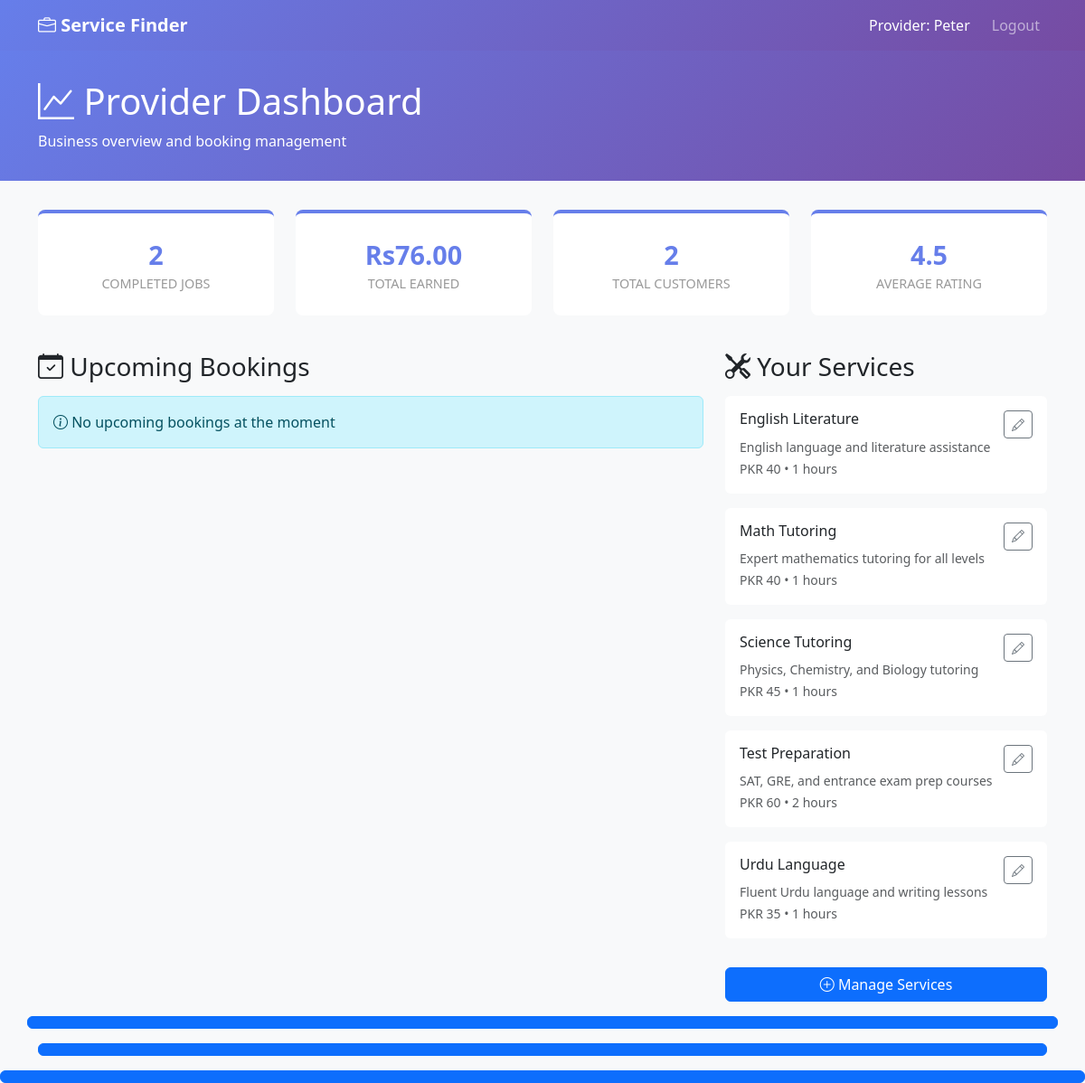
The app's page /provider-dashboard.php (signed in) with its own data.
### tables this page shows
CREATE TABLE services (
    service_id INT PRIMARY KEY AUTO_INCREMENT,
    provider_id INT NOT NULL,
    service_name VARCHAR(150) NOT NULL,
    service_description TEXT,
    category_id INT NOT NULL,
    price DECIMAL(10, 2),
    duration_hours INT,
    is_available BOOLEAN DEFAULT TRUE,
    service_image VARCHAR(255),
    created_at TIMESTAMP DEFAULT CURRENT_TIMESTAMP,
    updated_at TIMESTAMP DEFAULT CURRENT_TIMESTAMP ON UPDATE CURRENT_TIMESTAMP,
    FOREIGN KEY (provider_id) REFERENCES service_providers(provider_id) ON DELETE CASCADE,
    FOREIGN KEY (category_id) REFERENCES service_categories(category_id),
    INDEX idx_provider (provider_id),
    INDEX idx_category (category_id)
);

### database_connection.php (called while the page is built, shortened)
<?php
function executeQuery($conn, $query, $types = '', $params = []) {
    $stmt = $conn->prepare($query);
    if (!empty($types) && !empty($params)) {
        $paramRefs = [];
        foreach ($params as &$param) {
            $paramRefs[] = &$param;
        }
        $stmt->bind_param($types, ...$paramRefs);
    }
    if (!$stmt->execute()) {
        return ['success' => false, 'error' => $stmt->error];
    }
    return ['success' => true, 'stmt' => $stmt];
}
function getSingleResult($conn, $query, $types = '', $params = []) {
    $result = executeQuery($conn, $query, $types, $params);
    $stmt = $result['stmt'];
    $result = $stmt->get_result();
    $row = $result->fetch_assoc();
    return $row;
}
function getMultipleResults($conn, $query, $types = '', $params = []) {
    $result = executeQuery($conn, $query, $types, $params);
    $stmt = $result['stmt'];
    $result = $stmt->get_result();
    $rows = [];
    while ($row = $result->fetch_assoc()) {
        $rows[] = $row;
    }
    return $rows;
}

### helpers.php (called while the page is built, shortened)
<?php
function formatCurrency($amount) {
    return CURRENCY . number_format($amount, 2);
}
function truncateText($text, $length = 100, $suffix = '...') {
    if (strlen($text) <= $length) {
        return $text;
    }
    return substr($text, 0, $length - strlen($suffix)) . $suffix;
}
?>

### provider-dashboard.php (the view, shortened to what this page needs)
<?php
include 'database_connection.php';
include 'helpers.php';
$provider_id = $_SESSION['user_id'];
$statsQuery = "SELECT
    COUNT(CASE WHEN status = 'completed' THEN 1 END) as jobs_completed,
    COUNT(CASE WHEN status = 'pending' THEN 1 END) as pending_jobs,
    COUNT(CASE WHEN status = 'in_progress' THEN 1 END) as in_progress_jobs,
    COALESCE(SUM(CASE WHEN p.payment_status = 'completed' THEN p.amount ELSE 0 END), 0) as total_earned,
    COUNT(DISTINCT b.user_id) as total_customers
FROM bookings b
LEFT JOIN payments p ON b.booking_id = p.booking_id
WHERE b.provider_id = ?";
$stats = getSingleResult($conn, $statsQuery, 'i', [$provider_id]);
$bookingsQuery = "SELECT b.*, s.service_name, u.first_name, u.last_name, u.phone, u.email, u.city
                 FROM bookings b
                 JOIN services s ON b.service_id = s.service_id
                 JOIN users u ON b.user_id = u.user_id
                 WHERE b.provider_id = ? AND b.status IN ('pending', 'confirmed', 'in_progress')
                 ORDER BY b.service_date ASC, b.service_time ASC
                 LIMIT 10";
$bookings = getMultipleResults($conn, $bookingsQuery, 'i', [$provider_id]);
$profileQuery = "SELECT sp.*,
    COUNT(DISTINCT r.review_id) as total_reviews,
    COALESCE(AVG(r.rating), 0) as avg_rating
FROM service_providers sp
LEFT JOIN reviews r ON sp.provider_id = r.provider_id
WHERE sp.provider_id = ?
GROUP BY sp.provider_id";
$provider = getSingleResult($conn, $profileQuery, 'i', [$provider_id]);
$servicesQuery = "SELECT * FROM services WHERE provider_id = ? ORDER BY service_name ASC";
$services = getMultipleResults($conn, $servicesQuery, 'i', [$provider_id]);
?>
<!DOCTYPE html>
<html lang="en">
<head>
    <link href="https://cdn.jsdelivr.net/npm/bootstrap@5.3.0/dist/css/bootstrap.min.css" rel="stylesheet">
    <link rel="stylesheet" href="https://cdn.jsdelivr.net/npm/bootstrap-icons@1.11.0/font/bootstrap-icons.css">
</head>
<body>
    <nav class="navbar navbar-expand-lg navbar-dark" style="background: linear-gradient(135deg, #667eea 0%, #764ba2 100%);">
        <div class="container">
            <a class="navbar-brand fw-bold" href="index.php"><i class="bi bi-briefcase"></i> Service Finder</a>
            <div class="navbar-nav ms-auto">
                <span class="nav-link text-white me-2">Provider: <?php echo htmlspecialchars($_SESSION['first_name'] ?? ''); ?></span>
                <a class="nav-link" href="logout.php">Logout</a>
            </div>
        </div>
    </nav>
    <div class="dashboard-header">
        <div class="container">
            <h1><i class="bi bi-graph-up"></i> Provider Dashboard</h1>
            <p class="mb-0">Business overview and booking management</p>
        </div>
    </div>
    <div class="container">
        <div class="row mb-4">
            <div class="col-md-3 mb-3">
                <div class="stat-card">
                    <div class="stat-number"><?php echo $stats['jobs_completed'] ?? 0; ?></div>
                    <div class="stat-label">Completed Jobs</div>
                </div>
            </div>
            <div class="col-md-3 mb-3">
                <div class="stat-card">
                    <div class="stat-number"><?php echo formatCurrency($stats['total_earned'] ?? 0); ?></div>
                    <div class="stat-label">Total Earned</div>
                </div>
            </div>
            <div class="col-md-3 mb-3">
                <div class="stat-card">
                    <div class="stat-number"><?php echo $stats['total_customers'] ?? 0; ?></div>
                    <div class="stat-label">Total Customers</div>
                </div>
            </div>
            <div class="col-md-3 mb-3">
                <div class="stat-card">
                    <div class="stat-number"><?php echo number_format($provider['avg_rating'] ?? 0, 1); ?></div>
                    <div class="stat-label">Average Rating</div>
                </div>
            </div>
        </div>
        <div class="row">
            <div class="col-lg-8">
                <h3 class="mb-3"><i class="bi bi-calendar-check"></i> Upcoming Bookings</h3>
                <?php if ($bookings): ?>
                    <?php foreach ($bookings as $booking): ?>
                        <div class="booking-card booking-<?php echo $booking['status']; ?>">
                            <div class="row">
                                <div class="col-md-8">
                                    <h5><?php echo htmlspecialchars($booking['service_name']); ?></h5>
                                    <small class="text-muted">
                                        <i class="bi bi-person"></i> <?php echo htmlspecialchars($booking['first_name'] . ' ' . $booking['last_name']); ?>
                                    </small><br>
                                    <small class="text-muted">
                                        <i class="bi bi-calendar"></i> <?php echo formatDate($booking['service_date']); ?>
                                        at <?php echo formatTime($booking['service_time']); ?>
                                    </small><br>
                                    <small class="text-muted">
                                        <i class="bi bi-geo-alt"></i> <?php echo htmlspecialchars($booking['service_location']); ?>
                                    </small><br>
                                    <small class="text-muted">
                                        <i class="bi bi-telephone"></i> <?php echo htmlspecialchars($booking['phone'] ?? ''); ?> |
                                        <i class="bi bi-envelope"></i> <?php echo htmlspecialchars($booking['email'] ?? ''); ?>
                                    </small>
                                </div>
                                <div class="col-md-4 text-end">
                                    <div style="margin-bottom: 1rem;">
                                        <span class="badge bg-<?php
                                            echo $booking['status'] === 'pending' ? 'warning' :
                                                 ($booking['status'] === 'confirmed' ? 'info' : 'primary');
                                        ?>"><?php echo ucfirst($booking['status']); ?></span>
                                    </div>
                                    <div style="font-size: 1.25rem; font-weight: bold; margin-bottom: 1rem;">
                                        <?php echo formatCurrency($booking['final_amount']); ?>
                                    </div>
                                    <form method="POST" style="display: contents;">
                                        <?php if ($booking['status'] === 'pending'): ?>
                                            <button type="submit" name="action" value="confirm_booking" class="btn btn-sm btn-success w-100 mb-2" onclick="return confirm('Confirm this booking?')">
                                                <i class="bi bi-check-circle"></i> Confirm
                                            </button>
                                        <?php elseif ($booking['status'] === 'confirmed'): ?>
                                            <button type="submit" name="action" value="start_service" class="btn btn-sm btn-primary w-100 mb-2" onclick="return confirm('Mark as in progress?')">
                                                <i class="bi bi-play-circle"></i> Start Service
                                            </button>
                                        <?php elseif ($booking['status'] === 'in_progress'): ?>
                                            <button type="submit" name="action" value="complete_service" class="btn btn-sm btn-success w-100 mb-2" onclick="return confirm('Mark as completed?')">
                                                <i class="bi bi-check-circle"></i> Complete
                                            </button>
                                        <?php endif; ?>
                                        <input type="hidden" name="booking_id" value="<?php echo $booking['booking_id']; ?>">
                                    </form>
                                </div>
                            </div>
                        </div>
                    <?php endforeach; ?>
                <?php else: ?>
                    <div class="alert alert-info" role="alert">
                        <i class="bi bi-info-circle"></i> No upcoming bookings at the moment
                    </div>
                <?php endif; ?>
            </div>
            <div class="col-lg-4">
                <h3 class="mb-3"><i class="bi bi-tools"></i> Your Services</h3>
                <?php if ($services): ?>
                    <?php foreach ($services as $service): ?>
                        <div class="service-item">
                            <div style="display: flex; justify-content: space-between; align-items: start;">
                                <div style="flex: 1;">
                                    <h6><?php echo htmlspecialchars($service['service_name']); ?></h6>
                                    <small class="text-muted">
                                        <?php echo htmlspecialchars(truncateText($service['service_description'], 60)); ?>
                                    </small><br>
                                    <small class="text-muted">
                                        PKR <?php echo number_format($service['price'], 0); ?> •
                                        <?php echo $service['duration_hours']; ?> hours
                                    </small>
                                </div>
                                <div>
                                    <a href="manage-services.php" class="btn btn-sm btn-outline-secondary">
                                        <i class="bi bi-pencil"></i>
                                    </a>
                                </div>
                            </div>
                        </div>
                    <?php endforeach; ?>
                <?php else: ?>
                    <div class="alert alert-warning" role="alert">
                        <i class="bi bi-exclamation-triangle"></i> No services listed yet
                    </div>
                <?php endif; ?>
                <a href="manage-services.php" class="btn btn-primary w-100 mt-3">
                    <i class="bi bi-plus-circle"></i> Manage Services
            </div>
        </div>
    </div>
</body>
</html>

### provider-dashboard.php (style rules this page uses)
body { background: #f8f9fa; }
.dashboard-header { background: linear-gradient(135deg, #667eea 0%, #764ba2 100%); color: white; padding: 2rem 0; margin-bottom: 2rem; }
.stat-card { background: white; border-radius: 8px; padding: 1.5rem; border-top: 4px solid #667eea; text-align: center; }
.stat-number { font-size: 1.8rem; font-weight: bold; color: #667eea; }
.stat-label { color: #999; font-size: 0.9rem; text-transform: uppercase; }
.service-item { background: white; padding: 1rem; margin-bottom: 1rem; border-radius: 6px; }

### records on screen
services: service_name "English Literature", service_description "English language and literature assistance", price "40", duration_hours "1"
services: service_name "Math Tutoring", service_description "Expert mathematics tutoring for all levels", price "40", duration_hours "1"
services: service_name "Science Tutoring", service_description "Physics, Chemistry, and Biology tutoring", price "45", duration_hours "1"
services: service_name "Test Preparation", service_description "SAT, GRE, and entrance exam prep courses", price "60", duration_hours "2"
services: service_name "Urdu Language", service_description "Fluent Urdu language and writing lessons", price "35", duration_hours "1"

### other values on screen
$_SESSION['first_name'] "Peter"
$stats['jobs_completed'] "2"
formatCurrency($stats['total_earned'] ?? 0) "Rs76.00"
$stats['total_customers'] "2"
$provider['avg_rating'] "4.5"
